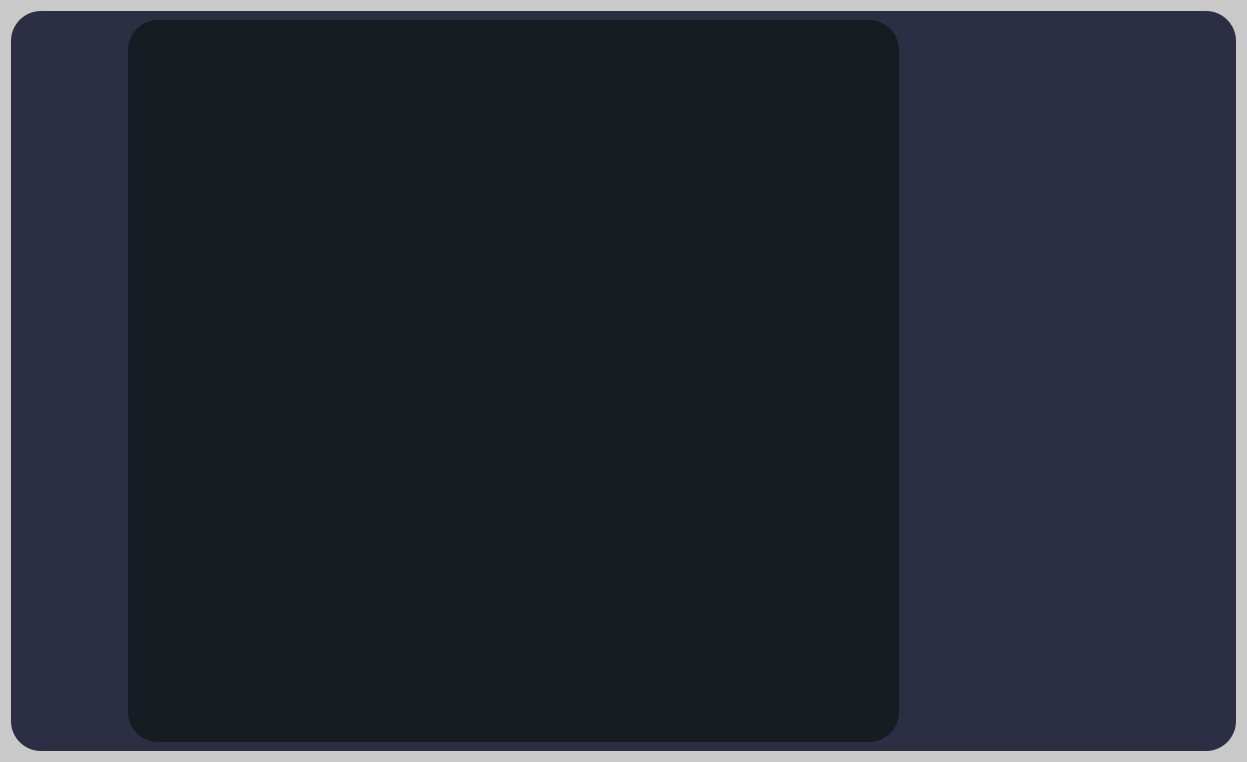
<?xml version="1.0" encoding="UTF-8"?>
<ui version="4.0">
 <class>Widget</class>
 <widget class="QWidget" name="Widget">
  <property name="geometry">
   <rect>
    <x>0</x>
    <y>0</y>
    <width>1247</width>
    <height>762</height>
   </rect>
  </property>
  <property name="windowTitle">
   <string/>
  </property>
  <property name="windowIcon">
   <iconset resource="res.qrc">
    <normaloff>:/res/IN.png</normaloff>:/res/IN.png</iconset>
  </property>
  <property name="styleSheet">
   <string notr="true">
background-color: rgb(255, 242, 60);
background-color: rgb(152, 80, 71);
background-color: rgb(44, 46, 67);
background-color: rgb(201,201, 201);
border-radius:30px</string>
  </property>
  <layout class="QHBoxLayout" name="horizontalLayout_2">
   <item>
    <widget class="QWidget" name="widgetALL" native="true">
     <property name="styleSheet">
      <string notr="true">background-color: rgb(44, 46, 67);
border-radius:30px</string>
     </property>
     <layout class="QHBoxLayout" name="horizontalLayout">
      <item>
       <layout class="QHBoxLayout" name="hLayoutALL" stretch="1,10,4">
        <property name="spacing">
         <number>20</number>
        </property>
        <item>
         <layout class="QVBoxLayout" name="vLleft" stretch="1,0,8">
          <property name="spacing">
           <number>5</number>
          </property>
          <property name="sizeConstraint">
           <enum>QLayout::SetDefaultConstraint</enum>
          </property>
          <item>
           <spacer name="verticalSpacer">
            <property name="orientation">
             <enum>Qt::Vertical</enum>
            </property>
            <property name="sizeHint" stdset="0">
             <size>
              <width>57</width>
              <height>13</height>
             </size>
            </property>
           </spacer>
          </item>
          <item>
           <widget class="QWidget" name="widget_2" native="true">
            <layout class="QHBoxLayout" name="horizontalLayout_4">
             <property name="topMargin">
              <number>9</number>
             </property>
             <property name="bottomMargin">
              <number>9</number>
             </property>
             <item>
              <widget class="QLabel" name="labelLogo">
               <property name="minimumSize">
                <size>
                 <width>70</width>
                 <height>70</height>
                </size>
               </property>
               <property name="maximumSize">
                <size>
                 <width>60</width>
                 <height>60</height>
                </size>
               </property>
               <property name="styleSheet">
                <string notr="true">border-radius: 10px;</string>
               </property>
               <property name="frameShadow">
                <enum>QFrame::Plain</enum>
               </property>
               <property name="lineWidth">
                <number>1</number>
               </property>
               <property name="midLineWidth">
                <number>0</number>
               </property>
               <property name="text">
                <string/>
               </property>
               <property name="pixmap">
                <pixmap resource="res.qrc">:/res/IN.png</pixmap>
               </property>
               <property name="scaledContents">
                <bool>true</bool>
               </property>
               <property name="alignment">
                <set>Qt::AlignCenter</set>
               </property>
              </widget>
             </item>
            </layout>
           </widget>
          </item>
          <item>
           <widget class="QWidget" name="widgetLeftButtons" native="true">
            <property name="styleSheet">
             <string notr="true"/>
            </property>
            <layout class="QVBoxLayout" name="verticalLayout_2">
             <item>
              <widget class="QWidget" name="widget" native="true">
               <layout class="QVBoxLayout" name="verticalLayout" stretch="8,6">
                <item>
                 <layout class="QVBoxLayout" name="VlayoutLeftButtons" stretch="5,1,5,1,5,1,5">
                  <property name="spacing">
                   <number>0</number>
                  </property>
                  <item>
                   <widget class="QPushButton" name="btnHome">
                    <property name="maximumSize">
                     <size>
                      <width>45</width>
                      <height>45</height>
                     </size>
                    </property>
                    <property name="styleSheet">
                     <string notr="true">QPushButton{
border-image: url(:/res/Home.png);
}
QPushButton:checked{
border-image: url(:/res/HomeOpen.png);
}</string>
                    </property>
                    <property name="text">
                     <string/>
                    </property>
                    <property name="iconSize">
                     <size>
                      <width>68</width>
                      <height>68</height>
                     </size>
                    </property>
                    <property name="checkable">
                     <bool>true</bool>
                    </property>
                    <property name="checked">
                     <bool>true</bool>
                    </property>
                   </widget>
                  </item>
                  <item>
                   <spacer name="verticalSpacer_3">
                    <property name="orientation">
                     <enum>Qt::Vertical</enum>
                    </property>
                    <property name="sizeHint" stdset="0">
                     <size>
                      <width>20</width>
                      <height>40</height>
                     </size>
                    </property>
                   </spacer>
                  </item>
                  <item>
                   <widget class="QPushButton" name="btnDev">
                    <property name="maximumSize">
                     <size>
                      <width>45</width>
                      <height>45</height>
                     </size>
                    </property>
                    <property name="styleSheet">
                     <string notr="true">QPushButton{
border-image: url(:/res/light.png);
}
QPushButton:checked{
border-image: url(:/res/lingOpen.png);
}</string>
                    </property>
                    <property name="text">
                     <string/>
                    </property>
                    <property name="checkable">
                     <bool>true</bool>
                    </property>
                    <property name="checked">
                     <bool>false</bool>
                    </property>
                   </widget>
                  </item>
                  <item>
                   <spacer name="verticalSpacer_4">
                    <property name="orientation">
                     <enum>Qt::Vertical</enum>
                    </property>
                    <property name="sizeHint" stdset="0">
                     <size>
                      <width>20</width>
                      <height>40</height>
                     </size>
                    </property>
                   </spacer>
                  </item>
                  <item>
                   <widget class="QPushButton" name="btnCam">
                    <property name="maximumSize">
                     <size>
                      <width>45</width>
                      <height>45</height>
                     </size>
                    </property>
                    <property name="styleSheet">
                     <string notr="true">QPushButton{
border-image: url(:/res/savety.png);
}
QPushButton:checked{
border-image: url(:/res/savetyOpen.png);
}</string>
                    </property>
                    <property name="text">
                     <string/>
                    </property>
                    <property name="checkable">
                     <bool>true</bool>
                    </property>
                   </widget>
                  </item>
                  <item>
                   <spacer name="verticalSpacer_5">
                    <property name="orientation">
                     <enum>Qt::Vertical</enum>
                    </property>
                    <property name="sizeHint" stdset="0">
                     <size>
                      <width>20</width>
                      <height>40</height>
                     </size>
                    </property>
                   </spacer>
                  </item>
                  <item>
                   <widget class="QPushButton" name="btnTheme">
                    <property name="maximumSize">
                     <size>
                      <width>45</width>
                      <height>45</height>
                     </size>
                    </property>
                    <property name="styleSheet">
                     <string notr="true">QPushButton{
border-image: url(:/res/notice.png);
}
QPushButton:checked{
border-image: url(:/res/noticeOpen.png);
}</string>
                    </property>
                    <property name="text">
                     <string/>
                    </property>
                    <property name="checkable">
                     <bool>true</bool>
                    </property>
                   </widget>
                  </item>
                 </layout>
                </item>
                <item>
                 <spacer name="verticalSpacer_2">
                  <property name="orientation">
                   <enum>Qt::Vertical</enum>
                  </property>
                  <property name="sizeHint" stdset="0">
                   <size>
                    <width>20</width>
                    <height>40</height>
                   </size>
                  </property>
                 </spacer>
                </item>
               </layout>
              </widget>
             </item>
            </layout>
           </widget>
          </item>
         </layout>
        </item>
        <item>
         <widget class="QWidget" name="widgetCenter" native="true">
          <property name="styleSheet">
           <string notr="true">background-color: rgb(23, 27, 34);</string>
          </property>
          <layout class="QHBoxLayout" name="horizontalLayout_3">
           <item>
            <layout class="QHBoxLayout" name="hLayoutCenter" stretch="19,18">
             <property name="spacing">
              <number>15</number>
             </property>
             <item>
              <layout class="QVBoxLayout" name="vLayoutPicAnddev" stretch="3,5">
               <item>
                <widget class="ImageSlider" name="widgetShowCen01" native="true">
                 <property name="maximumSize">
                  <size>
                   <width>500</width>
                   <height>400</height>
                  </size>
                 </property>
                 <property name="styleSheet">
                  <string notr="true">border-image: url(:/res/bg.jpg);</string>
                 </property>
                 <layout class="QHBoxLayout" name="horizontalLayout_5">
                  <property name="spacing">
                   <number>0</number>
                  </property>
                  <property name="leftMargin">
                   <number>0</number>
                  </property>
                  <property name="topMargin">
                   <number>0</number>
                  </property>
                  <property name="rightMargin">
                   <number>0</number>
                  </property>
                  <property name="bottomMargin">
                   <number>0</number>
                  </property>
                  <item>
                   <widget class="QPushButton" name="btnVideo">
                    <property name="sizePolicy">
                     <sizepolicy hsizetype="Preferred" vsizetype="Preferred">
                      <horstretch>0</horstretch>
                      <verstretch>0</verstretch>
                     </sizepolicy>
                    </property>
                    <property name="minimumSize">
                     <size>
                      <width>21</width>
                      <height>0</height>
                     </size>
                    </property>
                    <property name="layoutDirection">
                     <enum>Qt::LeftToRight</enum>
                    </property>
                    <property name="styleSheet">
                     <string notr="true"/>
                    </property>
                    <property name="text">
                     <string/>
                    </property>
                    <property name="iconSize">
                     <size>
                      <width>100</width>
                      <height>46</height>
                     </size>
                    </property>
                   </widget>
                  </item>
                 </layout>
                </widget>
               </item>
               <item>
                <widget class="ContrlUtils" name="widgetCen02" native="true">
                 <property name="maximumSize">
                  <size>
                   <width>500</width>
                   <height>400</height>
                  </size>
                 </property>
                 <property name="styleSheet">
                  <string notr="true"/>
                 </property>
                </widget>
               </item>
              </layout>
             </item>
             <item>
              <layout class="QVBoxLayout" name="vLayoutWeaAndMusic" stretch="0,0">
               <property name="spacing">
                <number>0</number>
               </property>
               <item>
                <widget class="WeatherWdiget" name="widgetWea" native="true">
                 <property name="maximumSize">
                  <size>
                   <width>400</width>
                   <height>700</height>
                  </size>
                 </property>
                 <property name="styleSheet">
                  <string notr="true"/>
                 </property>
                </widget>
               </item>
               <item>
                <widget class="MusicUtils" name="widgetMusic" native="true">
                 <property name="maximumSize">
                  <size>
                   <width>400</width>
                   <height>200</height>
                  </size>
                 </property>
                 <property name="styleSheet">
                  <string notr="true"/>
                 </property>
                </widget>
               </item>
              </layout>
             </item>
            </layout>
           </item>
          </layout>
         </widget>
        </item>
        <item>
         <layout class="QVBoxLayout" name="VLR" stretch="0,0">
          <property name="spacing">
           <number>0</number>
          </property>
          <item>
           <widget class="LeftCircle" name="widgetR03" native="true">
            <property name="maximumSize">
             <size>
              <width>400</width>
              <height>400</height>
             </size>
            </property>
            <property name="styleSheet">
             <string notr="true"/>
            </property>
           </widget>
          </item>
          <item>
           <widget class="cirtainUtils" name="widgetCur" native="true">
            <property name="maximumSize">
             <size>
              <width>400</width>
              <height>600</height>
             </size>
            </property>
            <property name="styleSheet">
             <string notr="true"/>
            </property>
            <layout class="QVBoxLayout" name="verticalLayout_3">
             <property name="spacing">
              <number>9</number>
             </property>
             <property name="leftMargin">
              <number>0</number>
             </property>
             <property name="topMargin">
              <number>5</number>
             </property>
             <property name="rightMargin">
              <number>0</number>
             </property>
             <property name="bottomMargin">
              <number>5</number>
             </property>
            </layout>
           </widget>
          </item>
         </layout>
        </item>
       </layout>
      </item>
     </layout>
    </widget>
   </item>
  </layout>
 </widget>
 <customwidgets>
  <customwidget>
   <class>ImageSlider</class>
   <extends>QWidget</extends>
   <header>imageslider.h</header>
   <container>1</container>
  </customwidget>
  <customwidget>
   <class>WeatherWdiget</class>
   <extends>QWidget</extends>
   <header>weatherwdiget.h</header>
   <container>1</container>
  </customwidget>
  <customwidget>
   <class>MusicUtils</class>
   <extends>QWidget</extends>
   <header location="global">musicutils.h</header>
   <container>1</container>
  </customwidget>
  <customwidget>
   <class>LeftCircle</class>
   <extends>QWidget</extends>
   <header location="global">leftcircle.h</header>
   <container>1</container>
  </customwidget>
  <customwidget>
   <class>ContrlUtils</class>
   <extends>QWidget</extends>
   <header location="global">contrlutils.h</header>
   <container>1</container>
  </customwidget>
  <customwidget>
   <class>cirtainUtils</class>
   <extends>QWidget</extends>
   <header location="global">cirtainutils.h</header>
   <container>1</container>
  </customwidget>
 </customwidgets>
 <resources>
  <include location="res.qrc"/>
 </resources>
 <connections/>
</ui>
